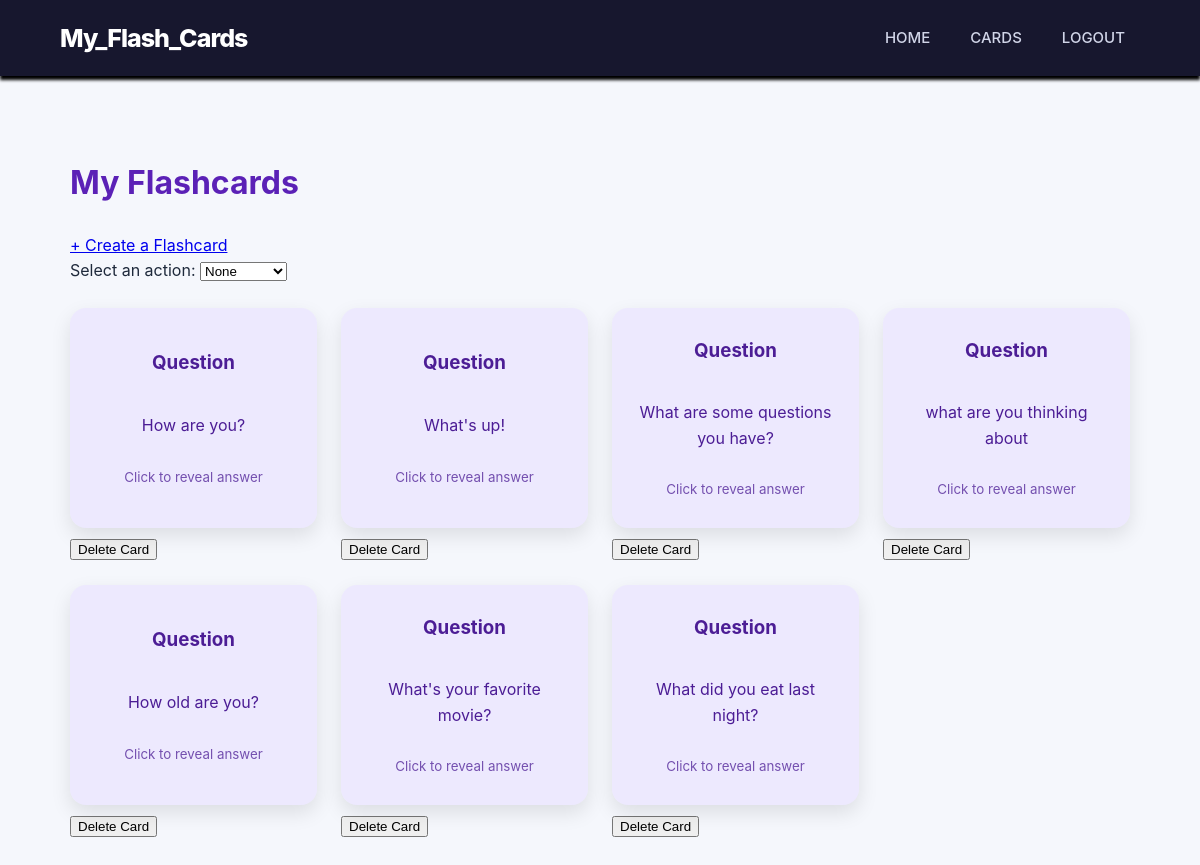
Before: /cards/all (signed in) with the older database file.
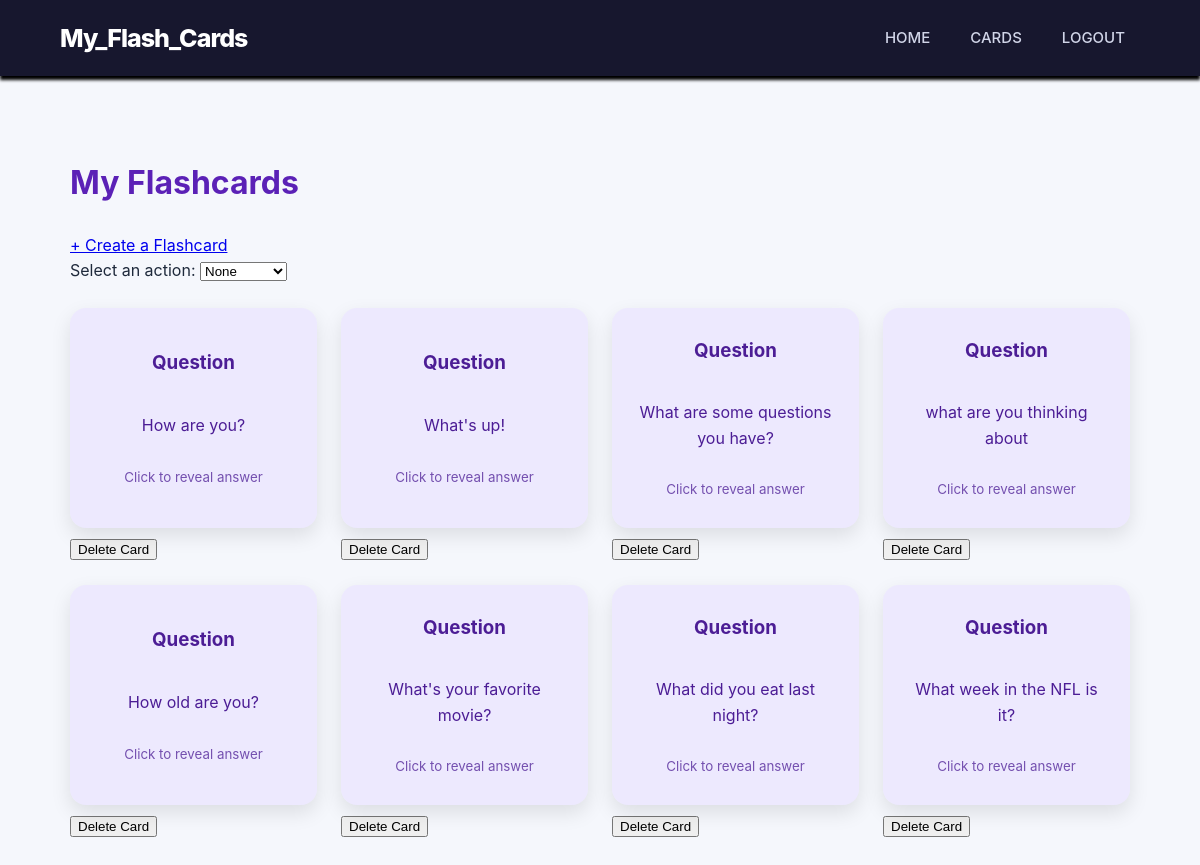
After: the same page with the newer database file.
### papo_cito.py (models this page shows)
class Card(db.Model):
    __tablename__ = "cards"
    id = db.Column(db.Integer, primary_key=True)
    question = db.Column(db.String(200))
    answer = db.Column(db.Text)
    user_id = db.Column(db.Integer, db.ForeignKey("pot_users.id"), nullable=False)

### papo_cito.py (the view)
@app.route("/cards/all")
def all_cards():
    if "user_id" not in session:
        return redirect(url_for("login"))
    user_cards = (Card.query.filter_by(user_id=session["user_id"]).order_by(Card.id.asc()).all())
    return render_template("cards.html", cards=user_cards)

### templates/cards.html (shortened to what this page needs)
{% extends "base.html" %}
{% block content %}
<div class="cards-page">
	<h1>My Flashcards</h1>
	<a href= "{{ url_for('create_card') }}"	>
		+ Create a Flashcard
	</a>
	<form id="card-selection-form">
		<label for="selection-mode">Select an action:</label>
		<select id="selection-mode" name="selection_mode">
			<option value="NONE"   >None      </option>
		</select>
	</form>
	<div class = "cards-grid">
		{% for card in cards %}
		<div class="card-item">
			<div class="flashcard" onclick="flipCard(this)">
				<div class="flashcard-inner">
					<div class="flashcard-front">
						<h3>Question</h3>
						<p>{{ card.question }}</p>
						<small>Click to reveal answer</small>
					</div>
					<div class="flashcard-back">
						<h3>Answer</h3>
						<p> {{ card.answer }} </p>
						<small>Click to return</small>
					</div>
				</div>
			</div>
			<form
				method="POST"
				action="{{ url_for('delete_card',
				card_id=card.id) }}"
				onsubmit="return confirm('Are you sure you want to delete this flashcard?');"
				>
				<button type="submit" id="del-button" >
					Delete Card
				</button>
			</form>
		</div>
		{% else %}
		<p>You haven't created any flashcards yet.</p>
		{% endfor %}
	</div>
</div>
{% endblock %}

Changed rows visible on the page:
added Card: question "What week in the NFL is it?"
